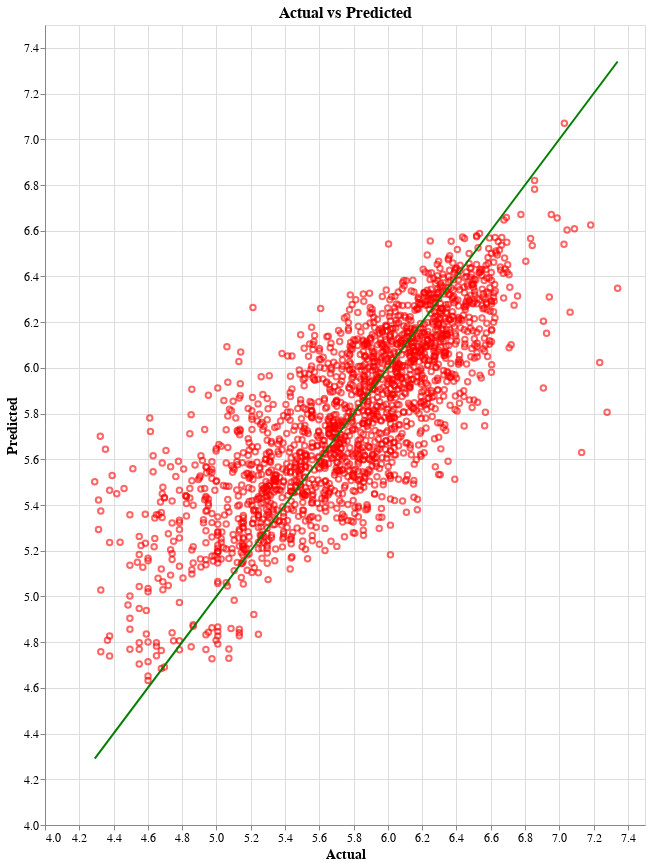

This figure's notebook cell:
### Code cell
import pandas as pd
import altair as alt

# Sample data
y_test_sampled = y_test_df.sample(n=min(len(y_test_df), 2000), random_state=42)
y_test_preds_sampled = y_test_preds.sample(n=min(len(y_test_preds), 2000), random_state=42)

# Create a combined DataFrame for plotting
data = pd.DataFrame({
    'Actual': y_test_sampled['Actual Value'],
    'Predicted': y_test_preds_sampled['TARGET_totalFare']
})

# Find the min and max values to set axis limits based on the data itself
min_test = min(data['Actual'].min(), data['Predicted'].min())
max_test = max(data['Actual'].max(), data['Predicted'].max())

# Create the Altair chart
chart = alt.Chart(data).mark_point(color='red', opacity=0.6).encode(
    x=alt.X('Actual:Q', title='Actual', scale=alt.Scale(domain=[min_test, max_test])),
    y=alt.Y('Predicted:Q', title='Predicted', scale=alt.Scale(domain=[min_test, max_test])),
    tooltip=['Actual', 'Predicted']
)

# Add the identity line
identity_line = alt.Chart(pd.DataFrame({
    'x': [min_test, max_test],
    'y': [min_test, max_test]
})).mark_line(color='green').encode(
    x='x:Q',
    y='y:Q'
)

# Combine the scatter plot and the identity line
final_chart = chart + identity_line

# Set the size of the chart to make it smaller
final_chart = final_chart.properties(
    title='Actual vs Predicted',
    width=600,  # Adjust the width here
    height=800  # Adjust the height here
).configure_axis(
    labelFontSize=12,
    titleFontSize=14
).configure_title(
    fontSize=16
)

# Show the plot
final_chart.show()

### Figure 1 — Vega-Lite specification as saved in the notebook (floating-point values rounded to 4 significant figures; data arrays with more than 128 entries replaced by an {"elided": "..."} marker saying what was removed)
{"config": {"view": {"continuousWidth": 300, "continuousHeight": 300}, "axis": {"labelFontSize": 12, "titleFontSize": 14}, "title": {"fontSize": 16}}, "layer": [{"data": {"name": "data-aacf1b3bb339b84be9d097c10ce233f1"}, "mark": {"type": "point", "color": "red", "opacity": 0.6}, "encoding": {"tooltip": [{"field": "Actual", "type": "quantitative"}, {"field": "Predicted", "type": "quantitative"}], "x": {"field": "Actual", "scale": {"domain": [4.29, 7.34]}, "title": "Actual", "type": "quantitative"}, "y": {"field": "Predicted", "scale": {"domain": [4.29, 7.34]}, "title": "Predicted", "type": "quantitative"}}}, {"data": {"name": "data-5867366622260459e220e34a943987a3"}, "mark": {"type": "line", "color": "green"}, "encoding": {"x": {"field": "x", "type": "quantitative"}, "y": {"field": "y", "type": "quantitative"}}}], "height": 800, "title": "Actual vs Predicted", "width": 600, "$schema": "https://vega.github.io/schema/vega-lite/v5.20.1.json", "datasets": {"data-aacf1b3bb339b84be9d097c10ce233f1": {"elided": "2000 records"}, "data-5867366622260459e220e34a943987a3": [{"x": 4.29, "y": 4.29}, {"x": 7.34, "y": 7.34}]}}
